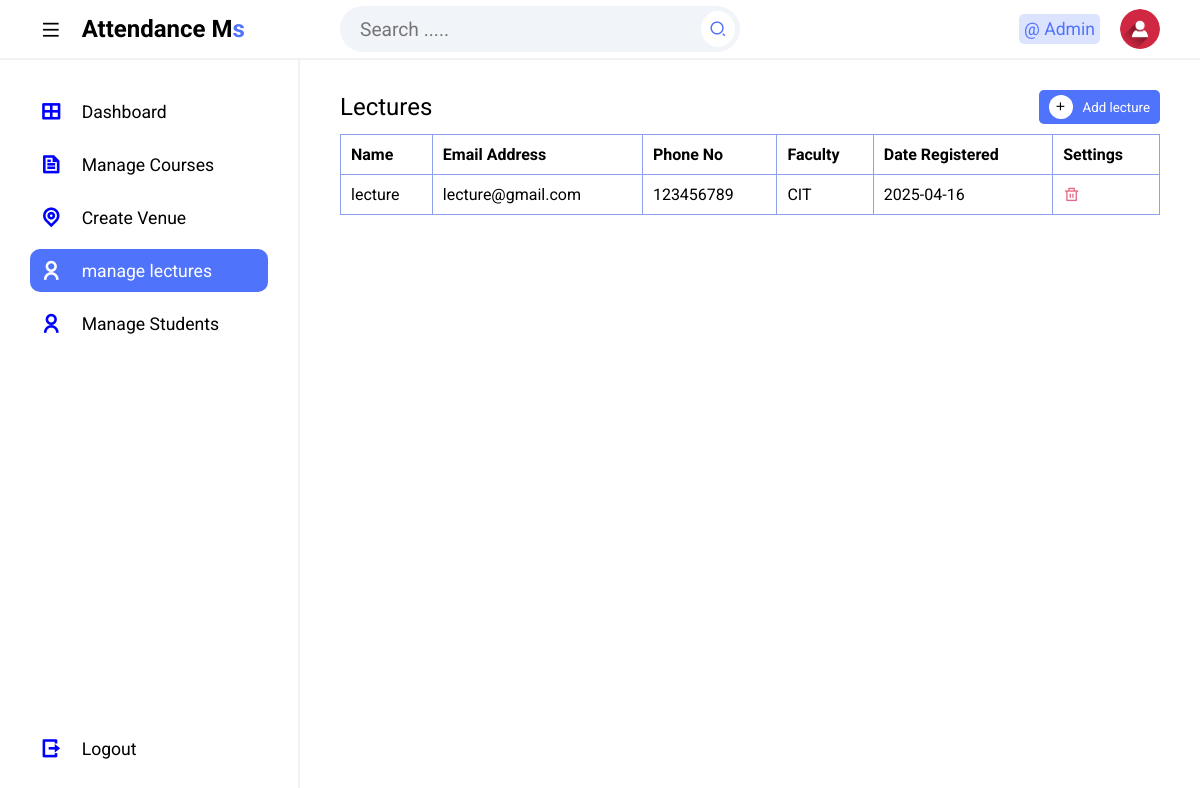
Page /manage-lecture (signed in) on the committed database.
### tables this page shows
CREATE TABLE `tbllecture` (
  `Id` int(10) NOT NULL,
  `firstName` varchar(255) NOT NULL,
  `lastName` varchar(255) NOT NULL,
  `emailAddress` varchar(255) NOT NULL,
  `password` varchar(255) NOT NULL,
  `phoneNo` varchar(50) NOT NULL,
  `facultyCode` varchar(50) NOT NULL,
  `dateCreated` varchar(50) NOT NULL
);

### resources/lib/php_functions.php (called while the page is built, shortened)
<?php
function fetch($sql)
{
    global $pdo;
    $stmt = $pdo->query($sql);
    $result = $stmt->fetchAll(PDO::FETCH_ASSOC);
    return $result;
}

### resources/pages/administrator/manage-lecture.php (the view, shortened to what this page needs)
<!DOCTYPE html>
<html lang="en">
<head>
    <link rel="stylesheet" href="resources/assets/css/admin_styles.css">
    <link rel="stylesheet" href="https://cdnjs.cloudflare.com/ajax/libs/font-awesome/6.5.1/css/all.min.css">
    <link href="https://cdnjs.cloudflare.com/ajax/libs/remixicon/4.2.0/remixicon.css" rel="stylesheet">
</head>
<body>
    <?php include "Includes/topbar.php"; ?>
    <section class=main>
        <?php include "Includes/sidebar.php"; ?>
        <div class="main--content">
            <div class="table-container">
                <div class="title" id="showButton">
                    <h2 class="section--title">Lectures</h2>
                    <button class="add"><i class="ri-add-line"></i>Add lecture</button>
                </div>
                <div class="table">
                    <table>
                        <thead>
                            <tr>
                                <th>Name</th>
                                <th>Email Address</th>
                                <th>Phone No</th>
                                <th>Faculty</th>
                                <th>Date Registered</th>
                                <th>Settings</th>
                            </tr>
                        </thead>
                        <tbody>
                            <tr>
                                <?php
                                $sql = "SELECT * FROM tbllecture";
                                $result = fetch($sql);
                                if ($result) {
                                    foreach ($result as $row) {
                                        echo "<tr id='rowlecture{$row["Id"]}'>";
                                        echo "<td>" . $row["firstName"] . "</td>";
                                        echo "<td>" . $row["emailAddress"] . "</td>";
                                        echo "<td>" . $row["phoneNo"] . "</td>";
                                        echo "<td>" . $row["facultyCode"] . "</td>";
                                        echo "<td>" . $row["dateCreated"] . "</td>";
                                        echo "<td><span><i class='ri-delete-bin-line delete' data-id='{$row["Id"]}' data-name='lecture'></i></span></td>";
                                        echo "</tr>";
                                    }
                                } else {
                                    echo "<tr><td colspan='6'>No records found</td></tr>";
                                }
                                ?>
                        </tbody>
                    </table>
                </div>
            </div>
    </section>
</body>
</html>

### resources/assets/css/admin_styles.css (style rules this page uses)
* { margin: 0; padding: 0; box-sizing: border-box; font-family: 'Roboto', sans-serif; }
body { position: relative; width: 100%; }
.main { position: relative; width: 100%; min-height: calc(100vh - 60px); }
thead { position:sticky; top:0; background-color:white; padding:20px; }
.main--content { position: absolute; top: 0; right: 0; height: 100%; width: calc(100% - 300px); padding: 0 40px; transition: .3s; }
.title { display: flex; align-items: center; justify-content: space-between; margin-bottom: 10px; margin-top: 30px; }
.section--title { font-weight: 400; }
.add { display: flex; align-items: center; padding: 5px 10px; outline: none; border: none; background-color: #5073fb; color: #fff; border-radius: 5px; cursor: pointer; transition: .3s; }
.add i { margin-right: 10px; padding: 5px; background-color: #fff; border-radius: 50%; color: #000; }
.table-container { margin-bottom: 20px; }
.table { height: 200px; overflow-y: scroll; }
table { width: 100%; text-align: left; border-collapse: collapse; }
tr { border-bottom: 1px solid #f1f1f1; }
td, th { padding-block: 10px; padding:10px; border: 1px solid #8ea1ec; }
.delete { color: #e86786; }

### rows in the picture
tbllecture: firstName "lecture", emailAddress "lecture@gmail.com", phoneNo "123456789", facultyCode "CIT", dateCreated "2025-04-16"

### other values in the picture
$logged_in->name "Admin"
